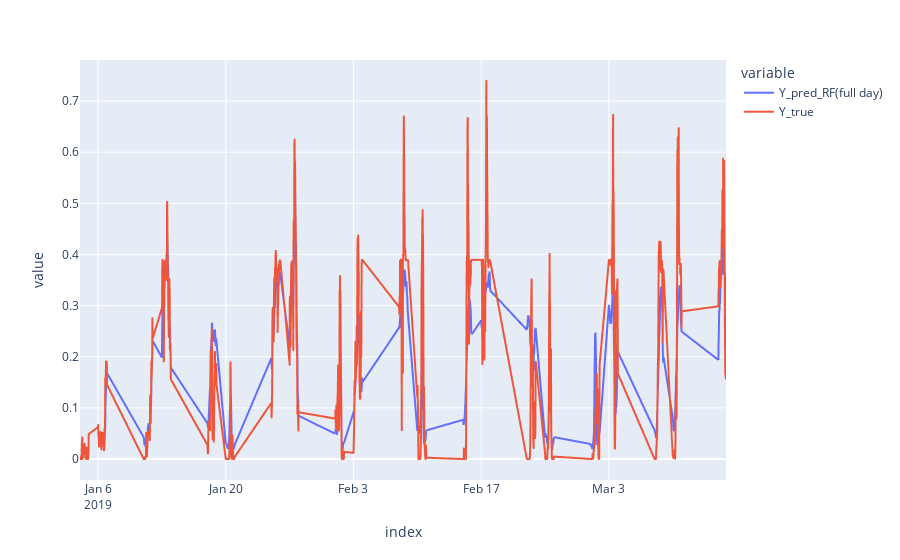

Notebook code cell kept with this figure:
### Code cell
pd.DataFrame({'Y_pred_RF(full day)': Y_pred_RF, 'Y_true': df.loc[dt_test_fullday, 'obs_power_agr']}, index = dt_test_fullday).plot()

### Figure 1 — Plotly figure (JSON) as saved in the notebook; plotly's stock layout.template omitted (floating-point values rounded to 4 significant figures; data arrays with more than 128 entries replaced by an {"elided": "..."} marker saying what was removed)
{"data": [{"hovertemplate": "variable=Y_pred_RF(full day)<br>index=%{x}<br>value=%{y}<extra></extra>", "legendgroup": "Y_pred_RF(full day)", "line": {"color": "#636efa", "dash": "solid"}, "marker": {"symbol": "circle"}, "mode": "lines", "name": "Y_pred_RF(full day)", "showlegend": true, "type": "scattergl", "x": {"elided": "1000 str values"}, "xaxis": "x", "y": {"elided": "1000 float values"}, "yaxis": "y"}, {"hovertemplate": "variable=Y_true<br>index=%{x}<br>value=%{y}<extra></extra>", "legendgroup": "Y_true", "line": {"color": "#EF553B", "dash": "solid"}, "marker": {"symbol": "circle"}, "mode": "lines", "name": "Y_true", "showlegend": true, "type": "scattergl", "x": {"elided": "1000 str values"}, "xaxis": "x", "y": {"elided": "1000 float values"}, "yaxis": "y"}], "layout": {"legend": {"title": {"text": "variable"}, "tracegroupgap": 0}, "margin": {"t": 60}, "xaxis": {"anchor": "y", "domain": [0, 1], "title": {"text": "index"}}, "yaxis": {"anchor": "x", "domain": [0, 1], "title": {"text": "value"}}}}
